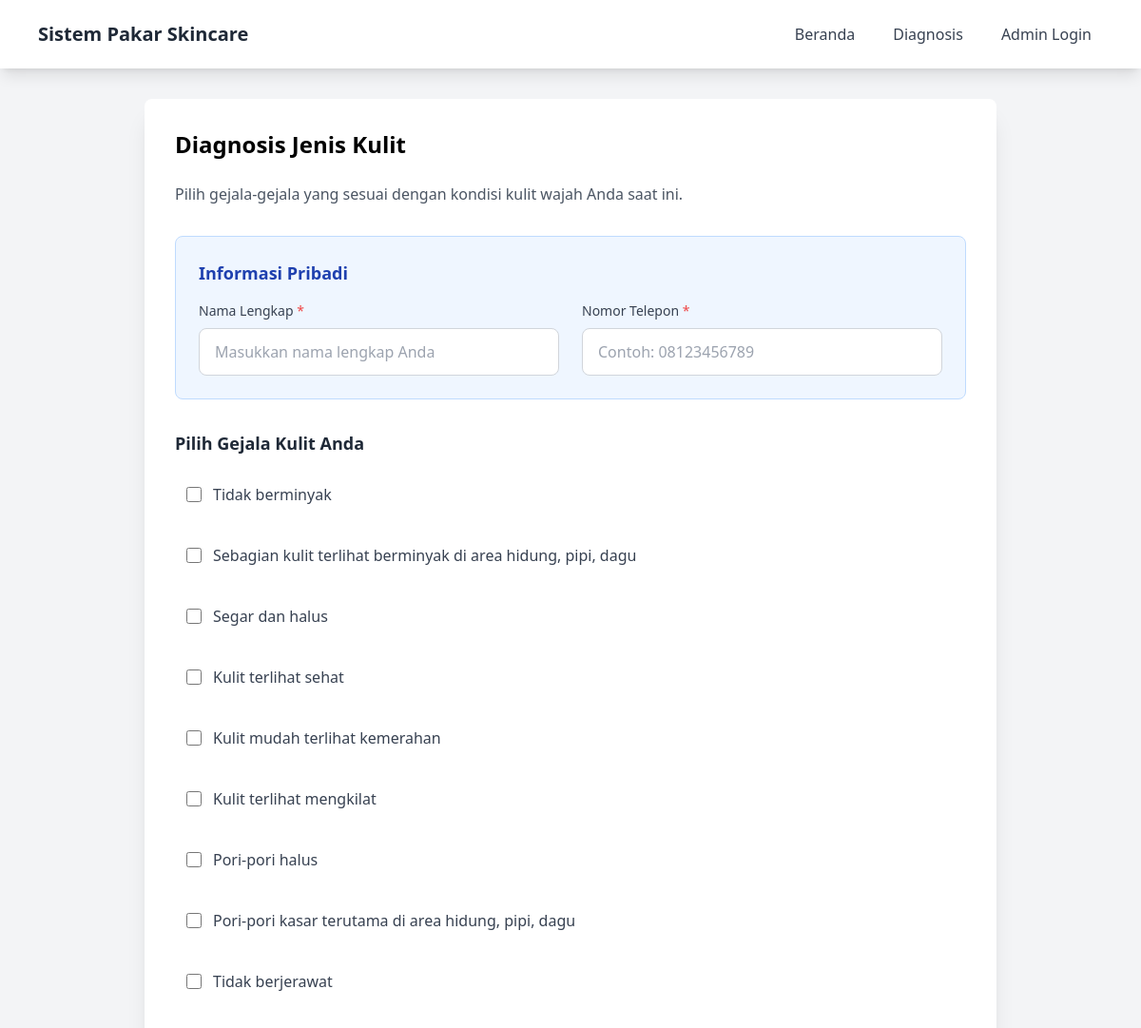
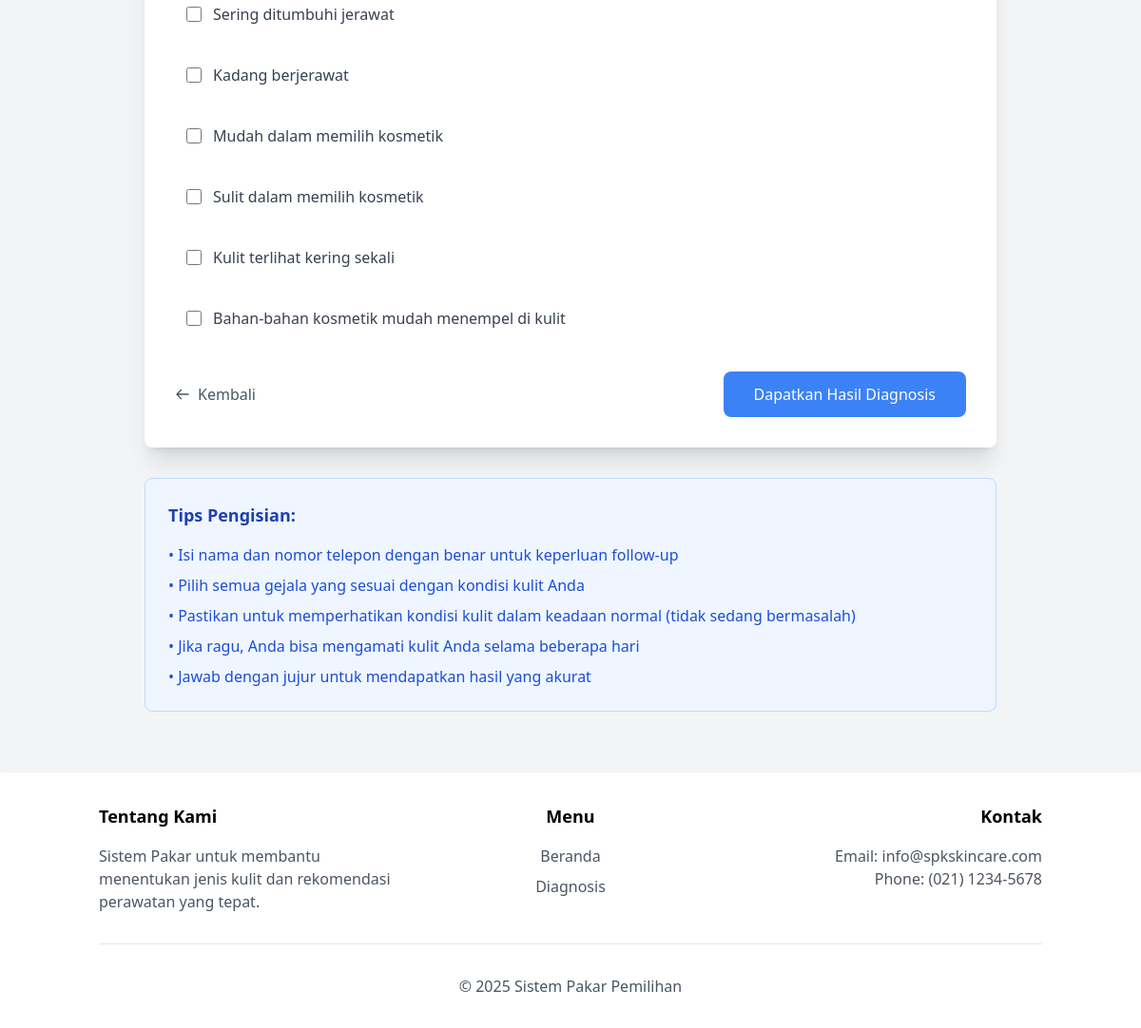
The app's page /diagnosis.php with its own data (2 pictures, top to bottom).
### tables this page shows
CREATE TABLE IF NOT EXISTS symptoms (
    id INT AUTO_INCREMENT PRIMARY KEY,
    code VARCHAR(10) NOT NULL UNIQUE,
    name VARCHAR(255) NOT NULL,
    description TEXT,
    category ENUM('Appearance', 'Texture', 'Condition', 'Behavior') NOT NULL,
    severity INT DEFAULT 1,
    created_at TIMESTAMP DEFAULT CURRENT_TIMESTAMP,
    updated_at TIMESTAMP DEFAULT CURRENT_TIMESTAMP ON UPDATE CURRENT_TIMESTAMP
);

### diagnosis.php (the view, shortened to what this page needs)
<?php
include 'config/database.php';
$stmt = $db->query("SELECT * FROM symptoms ORDER BY code");
$symptoms = $stmt->fetchAll();
?>
<!DOCTYPE html>
<html lang="en">
<head>
    <script src="https://cdn.tailwindcss.com"></script>
</head>
<body class="bg-gray-100 min-h-screen flex flex-col">
    <nav class="bg-white shadow-lg">
        <div class="max-w-6xl mx-auto px-4">
            <div class="flex justify-between items-center py-4">
                <a href="index.php" class="flex items-center space-x-2">
                    <span class="font-semibold text-xl text-gray-800">Sistem Pakar Skincare</span>
                </a>
                <div class="hidden md:flex md:items-center md:space-x-4">
                    <a href="index.php" class="text-gray-700 hover:text-gray-900 px-3 py-2">Beranda</a>
                    <a href="diagnosis.php" class="text-gray-700 hover:text-gray-900 px-3 py-2">Diagnosis</a>
                    <a href="admin/login.php" class="text-gray-700 hover:text-gray-900 px-3 py-2">Admin Login</a>
                </div>
            </div>
        </div>
    </nav>
    <div class="container mx-auto px-4 py-8 flex-grow">
        <div class="max-w-4xl mx-auto w-full">
            <div class="bg-white rounded-lg shadow-xl p-8">
                <h1 class="text-2xl font-bold mb-6">Diagnosis Jenis Kulit</h1>
                <p class="text-gray-600 mb-8">
                    Pilih gejala-gejala yang sesuai dengan kondisi kulit wajah Anda saat ini.
                </p>
                <form action="result.php" method="POST" id="diagnosisForm">
                    <div class="bg-blue-50 border border-blue-200 rounded-lg p-6 mb-8">
                        <h2 class="text-lg font-semibold text-blue-800 mb-4">Informasi Pribadi</h2>
                        <div class="grid grid-cols-1 md:grid-cols-2 gap-6">
                            <div>
                                <label for="user_name" class="block text-sm font-medium text-gray-700 mb-2">
                                    Nama Lengkap <span class="text-red-500">*</span>
                                </label>
                                <input type="text"
                                       id="user_name"
                                       name="user_name"
                                       required
                                       class="w-full px-4 py-3 border border-gray-300 rounded-lg focus:ring-2 focus:ring-blue-500 focus:border-blue-500 transition-colors"
                                       placeholder="Masukkan nama lengkap Anda">
                            </div>
                            <div>
                                <label for="phone_number" class="block text-sm font-medium text-gray-700 mb-2">
                                    Nomor Telepon <span class="text-red-500">*</span>
                                </label>
                                <input type="tel"
                                       id="phone_number"
                                       name="phone_number"
                                       required
                                       pattern="[0-9+\-\s()]+"
                                       class="w-full px-4 py-3 border border-gray-300 rounded-lg focus:ring-2 focus:ring-blue-500 focus:border-blue-500 transition-colors"
                                       placeholder="Contoh: 08123456789">
                            </div>
                        </div>
                    </div>
                    <div class="mb-8">
                        <h2 class="text-lg font-semibold text-gray-800 mb-4">Pilih Gejala Kulit Anda</h2>
                        <div class="space-y-4">
                            <?php foreach ($symptoms as $symptom): ?>
                            <div class="flex items-start space-x-3 p-3 rounded-lg hover:bg-gray-50 transition-colors">
                                <input type="checkbox"
                                       name="symptoms[]"
                                       value="<?php echo htmlspecialchars($symptom['code']); ?>"
                                       id="<?php echo htmlspecialchars($symptom['code']); ?>"
                                       class="mt-1 w-4 h-4 text-blue-600 rounded border-gray-300 focus:ring-blue-500">
                                <label for="<?php echo htmlspecialchars($symptom['code']); ?>"
                                       class="text-gray-700 cursor-pointer flex-1">
                                    <?php echo htmlspecialchars($symptom['name']); ?>
                                </label>
                            </div>
                            <?php endforeach; ?>
                        </div>
                    </div>
                    <div class="flex flex-col sm:flex-row justify-between items-center gap-4">
                        <a href="index.php"
                           class="text-gray-600 hover:text-gray-800 flex items-center">
                            <svg class="w-4 h-4 mr-2" fill="none" stroke="currentColor" viewBox="0 0 24 24">
                                <path stroke-linecap="round" stroke-linejoin="round" stroke-width="2" d="M10 19l-7-7m0 0l7-7m-7 7h18"></path>
                            </svg>
                            Kembali
                        </a>
                        <button type="submit"
                                class="bg-blue-500 text-white px-8 py-3 rounded-lg hover:bg-blue-600 transition-colors font-medium">
                            Dapatkan Hasil Diagnosis
                        </button>
                    </div>
                </form>
            </div>
            <div class="bg-blue-50 border border-blue-200 rounded-lg p-6 mt-8">
                <h2 class="text-lg font-semibold text-blue-800 mb-4">Tips Pengisian:</h2>
                <ul class="text-blue-700 space-y-2">
                    <li>• Isi nama dan nomor telepon dengan benar untuk keperluan follow-up</li>
                    <li>• Pilih semua gejala yang sesuai dengan kondisi kulit Anda</li>
                    <li>• Pastikan untuk memperhatikan kondisi kulit dalam keadaan normal (tidak sedang bermasalah)</li>
                    <li>• Jika ragu, Anda bisa mengamati kulit Anda selama beberapa hari</li>
                    <li>• Jawab dengan jujur untuk mendapatkan hasil yang akurat</li>
                </ul>
            </div>
        </div>
    </div>
    <?php include 'includes/footer.php'; ?>
</body>
</html>

### includes/footer.php
<footer class="bg-white shadow-lg mt-8">
    <div class="container mx-auto px-4 py-8">
        <div class="grid grid-cols-1 md:grid-cols-3 gap-8">
            <div class="text-center md:text-left">
                <h3 class="text-lg font-semibold mb-4">Tentang Kami</h3>
                <p class="text-gray-600">Sistem Pakar untuk membantu menentukan jenis kulit dan rekomendasi perawatan yang tepat.</p>
            </div>
            <div class="text-center">
                <h3 class="text-lg font-semibold mb-4">Menu</h3>
                <ul class="space-y-2">
                    <li><a href="index.php" class="text-gray-600 hover:text-blue-500">Beranda</a></li>
                    <li><a href="diagnosis.php" class="text-gray-600 hover:text-blue-500">Diagnosis</a></li>
                </ul>
            </div>
            <div class="text-center md:text-right">
                <h3 class="text-lg font-semibold mb-4">Kontak</h3>
                <p class="text-gray-600">Email: info@spkskincare.com</p>
                <p class="text-gray-600">Phone: (021) 1234-5678</p>
            </div>
        </div>
        <div class="border-t border-gray-200 mt-8 pt-8">
            <p class="text-center text-gray-600">© 2025 Sistem Pakar Pemilihan</p>
        </div>
    </div>
</footer>

### records on screen
symptoms: name "Tidak berminyak"
symptoms: name "Sebagian kulit terlihat berminyak di area hidung, pipi, dagu"
symptoms: name "Segar dan halus"
symptoms: name "Kulit terlihat sehat"
symptoms: name "Kulit mudah terlihat kemerahan"
symptoms: name "Kulit terlihat mengkilat"
symptoms: name "Pori-pori halus"
symptoms: name "Pori-pori kasar terutama di area hidung, pipi, dagu"
symptoms: name "Tidak berjerawat"
symptoms: name "Sering ditumbuhi jerawat"
symptoms: name "Kadang berjerawat"
symptoms: name "Mudah dalam memilih kosmetik"
symptoms: name "Sulit dalam memilih kosmetik"
symptoms: name "Kulit terlihat kering sekali"
symptoms: name "Bahan-bahan kosmetik mudah menempel di kulit"
